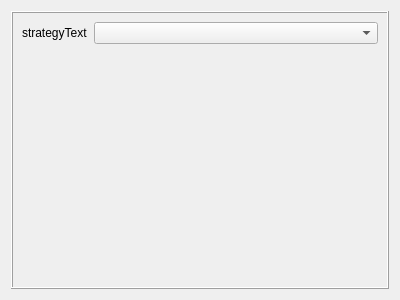
<?xml version="1.0" encoding="UTF-8"?>
<ui version="4.0">
 <class>StrategyFrame</class>
 <widget class="QWidget" name="StrategyFrame">
  <property name="geometry">
   <rect>
    <x>0</x>
    <y>0</y>
    <width>400</width>
    <height>300</height>
   </rect>
  </property>
  <property name="windowTitle">
   <string>Frame</string>
  </property>
  <layout class="QVBoxLayout" name="verticalLayout">
   <item>
    <widget class="QFrame" name="frame">
     <property name="frameShape">
      <enum>QFrame::Box</enum>
     </property>
     <property name="frameShadow">
      <enum>QFrame::Raised</enum>
     </property>
     <layout class="QVBoxLayout" name="verticalLayout_2">
      <item>
       <layout class="QFormLayout" name="formLayout_params">
        <property name="fieldGrowthPolicy">
         <enum>QFormLayout::AllNonFixedFieldsGrow</enum>
        </property>
        <item row="1" column="0">
         <widget class="QLabel" name="Label_strategyText">
          <property name="text">
           <string>strategyText</string>
          </property>
         </widget>
        </item>
        <item row="1" column="1">
         <widget class="QComboBox" name="ComboBox_strategy"/>
        </item>
       </layout>
      </item>
      <item>
       <layout class="QVBoxLayout" name="verticalLayout_params"/>
      </item>
     </layout>
    </widget>
   </item>
  </layout>
 </widget>
 <resources/>
 <connections/>
</ui>
